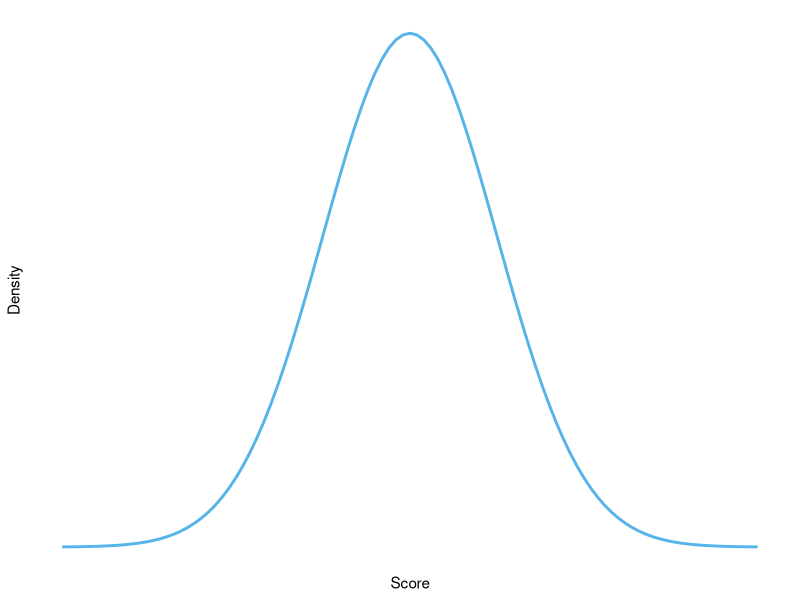
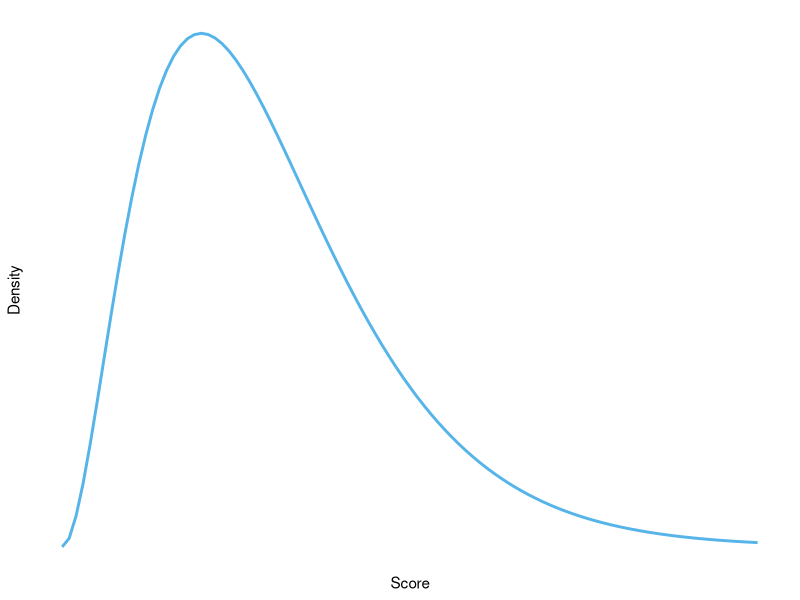
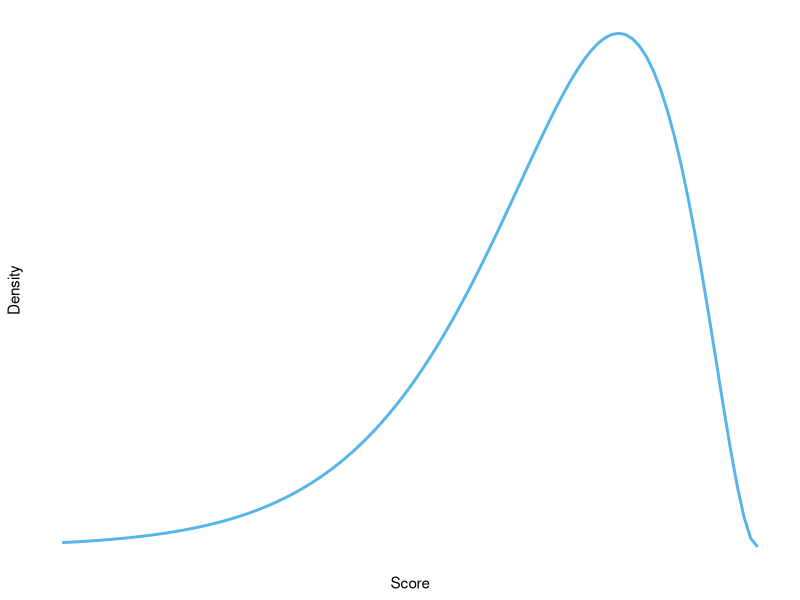

R code for these plots, in order:
## ---- chunk 1
knitr::opts_chunk$set(
  collapse = TRUE,
  comment = "#>",
  warning = FALSE,
  message = FALSE,
  echo = FALSE
)
## ---- chunk 2
library(tidyverse)
## ---- chunk 3

p1 <- ggplot(data = data.frame(x = c(-4, 4)), aes(x))
p1 +
  stat_function(fun = dnorm, n = 101, args = list(mean = 0, sd = 1), colour = "#56B4E9", size = 1) +
  labs(y = "Density", x = "Score") +
  scale_y_continuous(breaks = NULL) +
  scale_x_continuous(breaks = NULL) +
  theme_minimal()
## ---- chunk 4

p1 <- ggplot(data = data.frame(x = c(0, 20)), aes(x))
p1 +
  stat_function(fun = dchisq, args = list(df = 6), colour = "#56B4E9", size = 1) +
  labs(y = "Density", x = "Score") +
  scale_y_continuous(breaks = NULL) +
  scale_x_continuous(breaks = NULL) +
  theme_minimal()
## ---- chunk 5

p1 <- ggplot(data = data.frame(x = c(0, 20)), aes(x))
p1 +
  stat_function(fun = dchisq, args = list(df = 6), colour = "#56B4E9", size = 1) +
  labs(y = "Density", x = "Score") +
  scale_y_continuous(breaks = NULL) +
  scale_x_reverse(breaks = NULL) +
  theme_minimal()
## ---- chunk 6

score<- c(5, 13, 7, 14, 11, 9, 17)
error<- round(score-mean(score), 2)
error_2<-round(error^2, 2)

ss.tib<-tibble(score, error, error_2)
names(ss.tib)<-c("Score", "Error (score - mean)", "Error squared")

## ---- chunk 7
knitr::kable(ss.tib)
## ---- chunk 8

Score<- c(18, 16, 18, 24, 23, 22, 22, 23, 26, 29, 32, 34, 34, 36, 36, 43, 42, 49, 46, 46, 57)
Mean <- round(rep(mean(Score), length(Score)), 2)
Difference<- Score - Mean
d2<-round(Difference^2, 2)

t7.tib<-tibble(Score, Mean, Difference, d2)
names(t7.tib)[4]<-"Difference squared"

## ---- chunk 9
knitr::kable(t7.tib)
## ---- chunk 10

score<- c(10, 16, 8, 9, 6, 8, 9, 11, 12, 19, 5)
error<- round(score-mean(score), 2)
error_2<-round(error^2, 2)

t8.tib<-tibble(score, error, error_2)
names(t8.tib)<-c("Score", "Error (score - mean)", "Error squared")

## ---- chunk 11
knitr::kable(t8.tib)
## ---- chunk 12

score<- c(240,144,143,72,30,26,2,150,14,150,1657)
error<- round(score-mean(score), 2)
error_2<-round(error^2, 2)

t9.tib<-tibble(score, error, error_2)
names(t9.tib)<-c("Score", "Error (score - mean)", "Error squared")

## ---- chunk 13
knitr::kable(t9.tib)
## ---- chunk 14

score<- c(240,144,143,72,30,26,2,150,14,150)
error<- round(score-mean(score), 2)
error_2<-round(error^2, 2)

t10.tib<-tibble(score, error, error_2)
names(t10.tib)<-c("Score", "Error (score - mean)", "Error squared")

## ---- chunk 15
knitr::kable(t10.tib)
